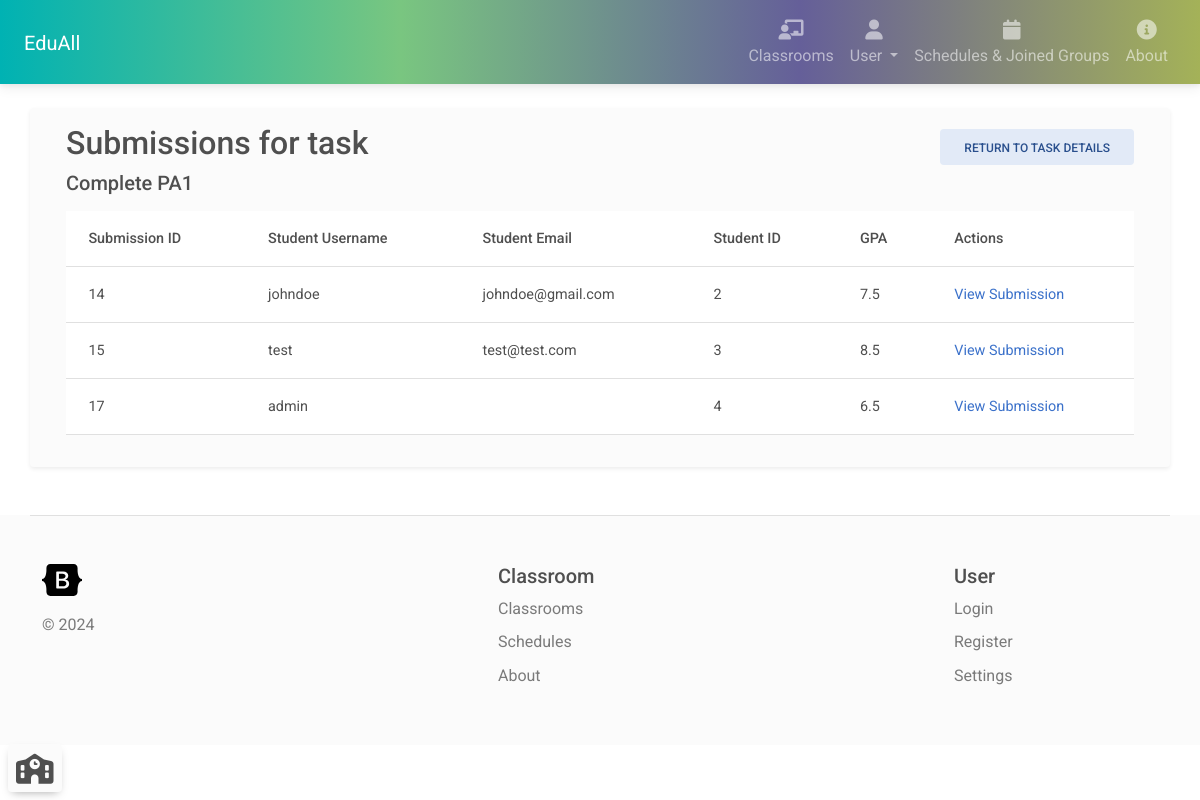
Page /classroom/task/7/submissions (signed in) on the committed database.
### classroom_manager/models.py (models this page shows, shortened)
class ClassroomTask(models.Model):
    isAssignment = models.BooleanField(default=True)
    title = models.CharField(max_length=200, null=True)
    description = models.CharField(max_length=5000, null=True)
    classroom = models.ForeignKey(Classroom, on_delete=models.CASCADE)
    deadline = models.DateTimeField(null=True)
    acceptLateSubmission = models.BooleanField(default=True)
    weight = models.FloatField(default=0.0)

class Submission(models.Model):
    student = models.ForeignKey(User, on_delete=models.CASCADE)
    task = models.ForeignKey(ClassroomTask, on_delete=models.CASCADE)
    lastSubmission = models.DateTimeField(auto_now_add=True)
    gpa = models.FloatField(null=True)

### classroom_manager/views.py (the view)
# urls.py: path('classroom/task/<int:taskId>/submissions', views.getSubmissionsByTaskId, name="submissions_by_task_id"),
@login_required(login_url='login')
def getSubmissionsByTaskId(request: HttpRequest, taskId: int):
    if request.method == 'GET':
        task = ClassroomTask.objects.filter(id=taskId).first()
        if task == None:
            return render(request, '404page.html')
        if not isTeacher(request.user.id, task.classroom.id):
            return render(request, '403page.html')
        submissions = Submission.objects.filter(task=task).all()
        taskFiles = TaskFile.objects.filter(task=task).all()
        context = {'submissions': submissions, 'task': task, 'taskFiles': taskFiles}
        return render(request, 'submissions.html', context)
    else:
        return render(request, '404page.html')

### classroom_manager/views.py (called while the page is built)
def isTeacher(userId, classroomId):
    user = User.objects.filter(id=userId).first()
    classroom = Classroom.objects.filter(id=classroomId, teachers__id__contains=userId).first()
    if user == None or classroom == None:
        return False
    return True

### classroom_manager/templates/submissions.html (shortened to what this page needs)
{% extends 'navbar.html' %}
{% block content %}
    <div class="container">
        <div class="d-flex justify-content-between align-items-center">
            <h2>Submissions for task</h2>
            <a href="{% url 'task_details' task.id %}" class="btn btn-secondary">Return to task details</a>
        </div>
        <h5>{{ task.title }}</h5>
        <table class="table">
            <thead>
                <tr>
                    <th>Submission ID</th>
                    <th>Student Username</th>
                    <th>Student Email</th>
                    <th>Student ID</th>
                    <th>GPA</th>
                    <th>Actions</th>
                </tr>
            </thead>
            <tbody>
                {% for submission in submissions %}
                    <tr>
                        <td>{{ submission.id }}</td>
                        <td>{{ submission.student.username }}</td>
                        <td>{{ submission.student.email }}</td>
                        <td>{{ submission.student.id }}</td>
                        <td>{{ submission.gpa }}</td>
                        <td>
                            <a href="{% url 'submission_details' submission.id %}">View Submission</a>
                        </td>
                    </tr>
                {% endfor %}
            </tbody>
        </table>
    </div>
{% endblock %}

### classroom_manager/static/css/variables.css (style rules this page uses)
:root { --primary: #155bd5; --primary-dark: #1c3ab6; --primary-light: #e2f1ff; --accent: #00d4d7; --accent-dark: #00bac1; --accent-light: #dff9f8; --success: #13d527; --success-dark: #00ae11; --success-light: #eafbe7; --secondary: #8f15d5; --secondary-dark: #6013c7; --secondary-light: #f4e5fa; --info: #15b2d5; --info-dark: #0f8ca8; --info-light: #e0f5fa; --caution: #dbbb25; --caution-dark: #d58f15; --caution-light: #fbf9e4; --error: #e6185e; --error-dark: #bf1257; --error-light: #fce4eb; --black: #1d1d1d; --dark-1: #2d2d2d; --dark-2: #4d4d4d; --dark-3: #6d6d6d; --gray-1: #8d8d8d; --gray-2: #adadad; --gray-3: #cdcdcd; --gray-4: #e0e0e0; --light-1: #efefef; --light-2: #f5f5f5; --light-3: #fafafa; --white: #ffffff; --gradient-1: linear-gradient(180deg, #155bd5 0%, #1c3ab6 100%); --gradient-2: linear-gradient(180deg, #155bd5 13.02%, #00d4d7 85.42%); --gradient-3: linear-gradient(180deg, #155bd5 0%, #8f15d5 100%); --gradient-4: linear-gradient(180deg, #155bd5 0%, #13d527 100%); --gradient-5: linear-gradient(180deg, #155bd5 0%, #15bbd5 100%); --gradient-6: linear-gradient(180deg, #155bd5 0%, #dbbb25 100%); --gradient-7: linear-gradient(180deg, #155bd5 0%, #e6185e 100%); --gradient-8: linear-gradient(180deg, #1c3ab6 0%, #00bac1 100%); --gradient-9: linear-gradient(180deg, #00d4d7 13.02%, #155bd5 85.42%); --shadow-1: 0px 0px 1px rgba(40, 41, 61, 0.08), 0px 0.5px 2px rgba(96, 97, 112, 0.16); --shadow-2: 0px 0px 1px rgba(40, 41, 61, 0.04), 0px 2px 4px rgba(96, 97, 112, 0.16); --shadow-3: 0px 0px 2px rgba(40, 41, 61, 0.04), 0px 4px 8px rgba(96, 97, 112, 0.16); --shadow-4: 0px 2px 4px rgba(40, 41, 61, 0.04), 0px 8px 16px rgba(96, 97, 112, 0.16); --shadow-5: 0px 2px 8px rgba(40, 41, 61, 0.04), 0px 16px 24px rgba(96, 97, 112, 0.16); --shadow-6: 0px 2px 8px rgba(40, 41, 61, 0.08), 0px 20px 32px rgba(96, 97, 112, 0.24); }

### rows in the picture
ClassroomTask: title "Complete PA1"
Submission: id "14", student.username "johndoe", student.email "johndoe@gmail.com", student.id "2", gpa "7.5"
Submission: id "15", student.username "test", student.email "test@test.com", student.id "3", gpa "8.5"
Submission: id "17", student.username "admin", student.id "4", gpa "6.5"
